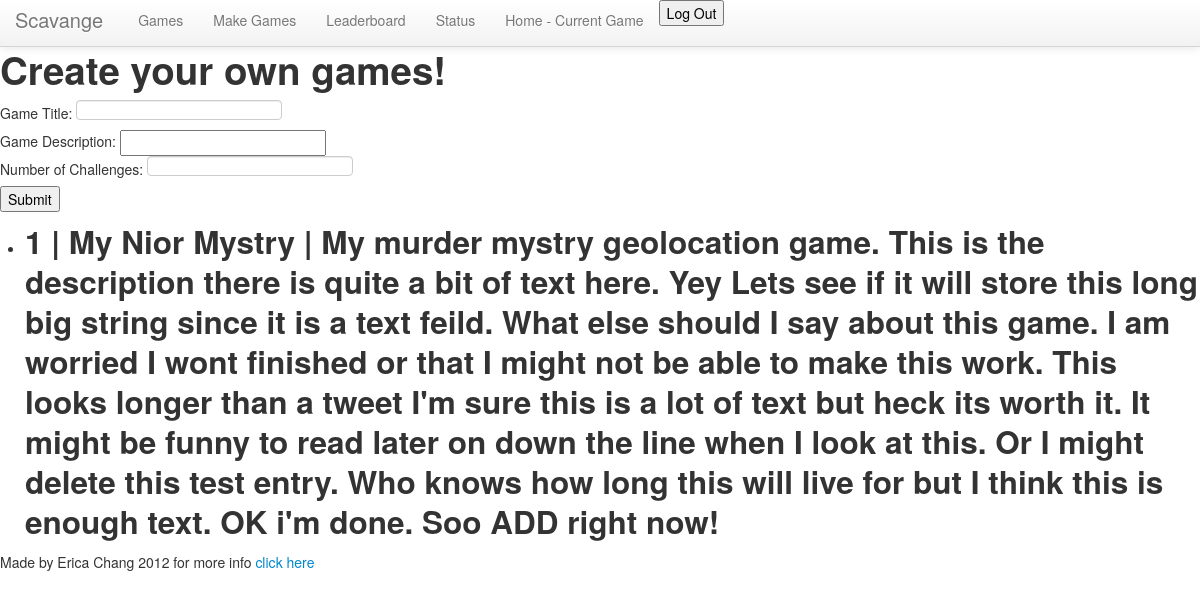
The page /make_games on the database as committed earlier.
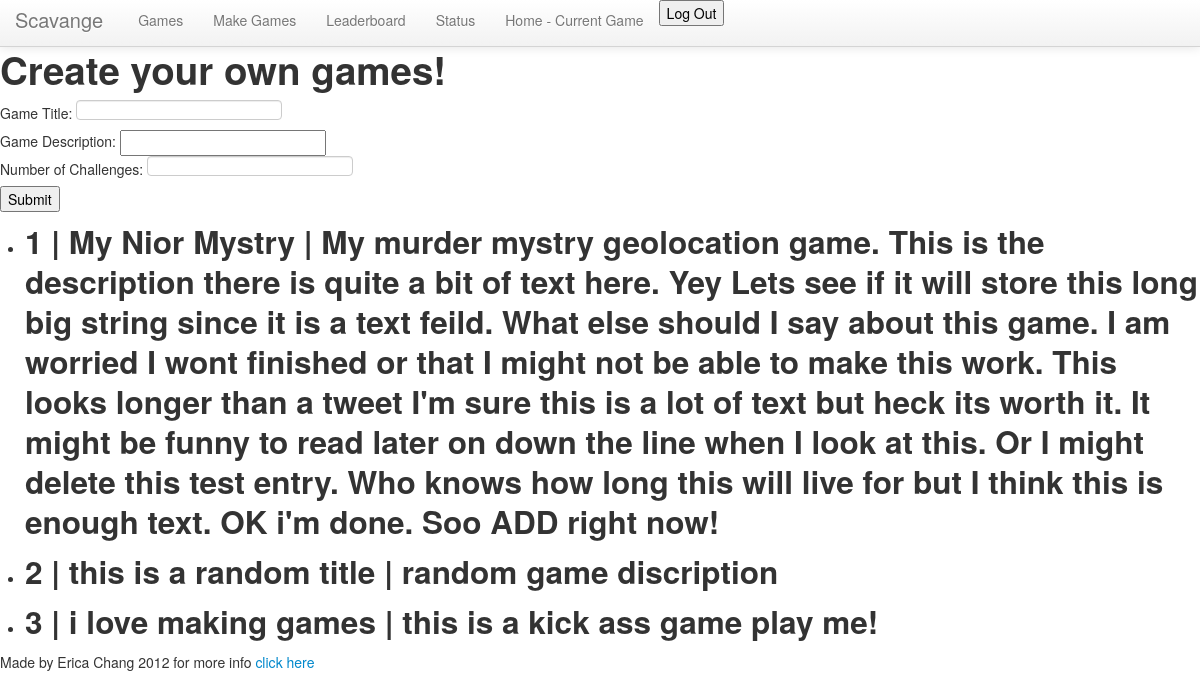
The same page on the database as committed later.
### model.py (models this page shows)
class Game(Base):
	__tablename__ = "games"
	id = Column(Integer, primary_key = True)
	game_title = Column(String(), nullable = True)
	game_description = Column(Text(), nullable = True)

### murder.py (the view)
@app.route('/make_games', methods = ['GET'])
def display_make_game():
	games = db_session.query(Game).all()
	return render_template('make_games.html', games = games)

### templates/make_games.html (shortened to what this page needs)
{% extends "layout.html" %}
{% block content %}
<h1>
	<br>
	Create your own games!
</h1>
<form action = "{{url_for("display_make_game")}}" method = "POST">
	Game Title: <input type = "text" name ="game_title"> <br>
	Game Description: <input type = "textarea" name = "game_description"> <br>
	Number of Challenges: <input type = "text" name = "number of challenges"> <br>
	<input type ="submit">
</form>
<ul>
{% for game in games %}
<li>
	<h2>
		{{game.id}} | {{game.game_title}} | {{game.game_description}}
	</h2>
</li>
{% endfor %}
</ul>
{% endblock %}

### templates/layout.html (shortened to what this page needs)
<html lang = en>
<head>
{% block head %}
<link href="/static/CSS/css/bootstrap.min.css" rel="stylesheet" media ="screen">
{% endblock %}
</head>
<body>
<div class ="navbar navbar-fixed-top">
	<div class ="navbar-inner">
		<div class = "container">
		    <a class ="brand" href="#">Scavange</a>
		    <div class ="nav-collapse">
				<ul class ="nav">
					<li><a href="{{url_for("select_game")}}"> Games </a></li>
					<li><a href="{{url_for("display_make_game")}}"> Make Games </a></li>
					<li><a href="{{url_for("display_leaderboard")}}"> Leaderboard </a></li>
					<li><a href="{{url_for("display_status")}}"> Status </a></li>
					<li><a href="{{url_for("current_game")}}"> Home - Current Game</a></li>
					<li>
						<form name = "logout_button" action = "{{url_for("logout")}}" method = "POST">
						<input id = "logout_button" type = submit value ="Log Out">
					</li>
				</ul>
			</div>
		</div>
	</div>
</div>
<div id = "content">
{% block content %}
{% endblock %}
</div>
<div id = "footer">
	{% block footer %}
	Made by Erica Chang 2012 for more info <a href = "http://startupmymind.com"> click here </a>
	{% endblock %}
</div>
</body>
</html>

Rows that differ between the two databases and show on the page:
added Game: id "2", game_title "this is a random title", game_description "random game discription"
added Game: id "3", game_title "i love making games", game_description "this is a kick ass game play me!"
